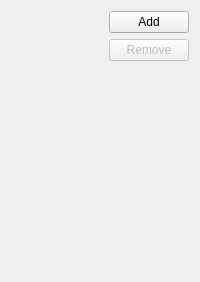
       <widget class="QWidget" name="mAttachmentsTab">
        <attribute name="title">
         <string comment="@title:tab configure attachments of an event or todo">Attachments</string>
        </attribute>
        <layout class="QGridLayout" name="gridLayout_18">
         <item row="0" column="0" rowspan="3">
          <widget class="QWidget" name="mAttachmentViewPlaceHolder" native="true">
           <property name="sizePolicy">
            <sizepolicy hsizetype="MinimumExpanding" vsizetype="Expanding">
             <horstretch>0</horstretch>
             <verstretch>0</verstretch>
            </sizepolicy>
           </property>
          </widget>
         </item>
         <item row="0" column="1">
          <widget class="QPushButton" name="mAddButton">
           <property name="sizePolicy">
            <sizepolicy hsizetype="Minimum" vsizetype="Fixed">
             <horstretch>0</horstretch>
             <verstretch>0</verstretch>
            </sizepolicy>
           </property>
           <property name="toolTip">
            <string comment="@info:tooltip">Add an attachment</string>
           </property>
           <property name="whatsThis">
            <string comment="@info:whatsthis">Shows a dialog used to select an attachment to add to this event or to-do as link or as inline data.</string>
           </property>
           <property name="text">
            <string comment="@action:button adds an attachment">Add</string>
           </property>
          </widget>
         </item>
         <item row="1" column="1">
          <widget class="QPushButton" name="mRemoveButton">
           <property name="enabled">
            <bool>false</bool>
           </property>
           <property name="sizePolicy">
            <sizepolicy hsizetype="Minimum" vsizetype="Fixed">
             <horstretch>0</horstretch>
             <verstretch>0</verstretch>
            </sizepolicy>
           </property>
           <property name="toolTip">
            <string comment="@info:tooltip">Remove the selected attachment</string>
           </property>
           <property name="whatsThis">
            <string comment="@info:whatsthis">Removes the attachment selected in the list above from this event or to-do.</string>
           </property>
           <property name="text">
            <string comment="@action:button remove an attachment">Remove</string>
           </property>
          </widget>
         </item>
         <item row="2" column="1">
          <spacer name="verticalSpacer_4">
           <property name="orientation">
            <enum>Qt::Vertical</enum>
           </property>
           <property name="sizeHint" stdset="0">
            <size>
             <width>20</width>
             <height>210</height>
            </size>
           </property>
          </spacer>
         </item>
        </layout>
       </widget>
